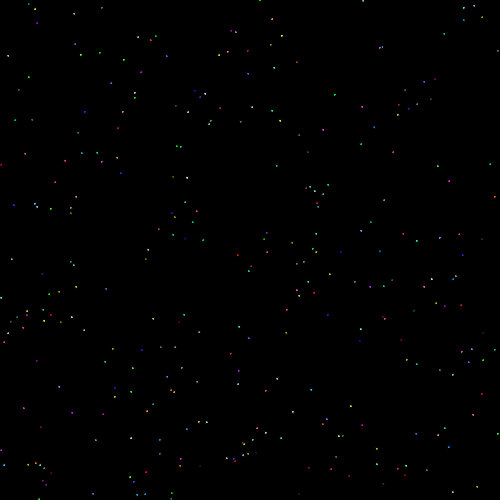
Frame 1 (no input)
Frame 60 (the mouse pressed at the canvas centre just before this capture): identical to frame 1, image omitted
Frame 120 (the mouse held since frame 60 and released just before this capture): identical to frame 1, image omitted

The Processing sketch that drew this single still picture (run headless with seeded random() and noise(); from frame 60 on, the mouse is pressed at the canvas centre):

// Processing sketch: processing_154116
// ── processing_154116.pde

class Bot
{
  int r, g, b;
  int size;
  color c;
  PVector position;
  PVector velocity = new PVector();
  
  
  Bot (PVector startPos)
  {
    position = startPos;
  }
  
  void update()
  {
    
    if (velocity.x>1)
    {
      velocity.x = 1;
    }
    if (velocity.y>1)
    {
      velocity.y = 1;
    }
    if (velocity.x<-1)
    {
      velocity.x = -1;
    }
    if (velocity.y<-1)
    {
      velocity.y = -1;
    }
    
    position.add (velocity);    
  }
  
  void display ()
  {
    fill (c);
    ellipse (position.x, position.y, size, size);
  }
}

Bot[] bots = new Bot[300];

void setup ()
{
  size (500,500);
  
  
  for (int i = 0; i<bots.length; i++)
  {
    float x = random(width);
    float y = random (height);
    bots[i] = new Bot (new PVector (x, y));
    
    float r = random (255);
    float g = random (255);
    float b = random (255);
    
    color c = color (r, g, b);
    bots[i].c = c;
    
    bots[i].r = (int) r;
    bots[i].b = (int) b;
    
    bots[i].size = 3;
    
  }
  
}

void draw()
{
  background(0);
  
  for (int i=0; i<bots.length; i++)
  {
    
  
    int xR = (int) random(2);
    int yR = (int) random(2);
    bots[i].velocity.x = bots[i].velocity.x + (bots[i].r/1000)*(xR - 1);
    bots[i].velocity.y = bots[i].velocity.y + (bots[i].r/1000)*(yR - 1);
    
    bots[i].update();
    bots[i].display();
  
  } 
}
